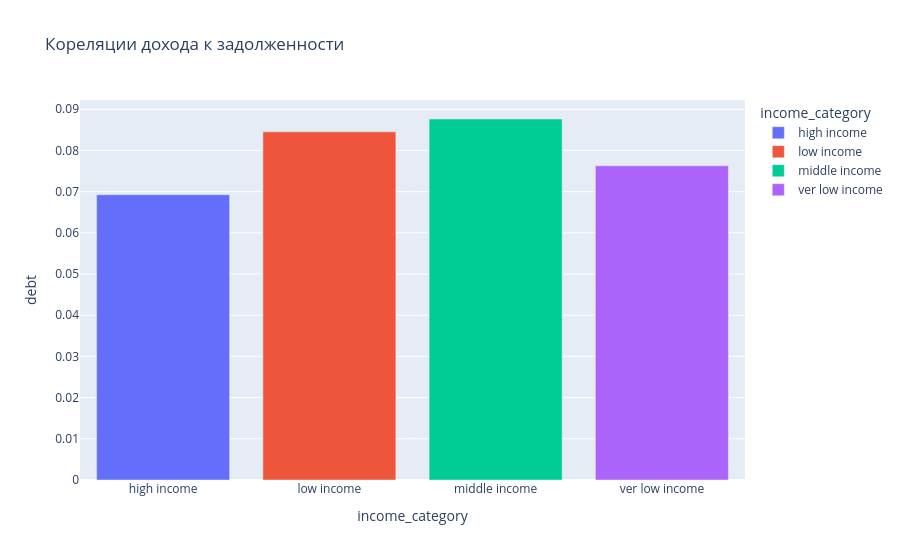

Here is the notebook cell this chart was saved with:
### Code cell
px.bar(df.groupby('income_category')['debt'].mean().reset_index(), 
       x='income_category', y='debt', 
       color='income_category', 
       title='Кореляции дохода к задолженности')

### Figure 1 — Plotly figure (JSON) as saved in the notebook; plotly's stock layout.template omitted (floating-point values rounded to 4 significant figures)
{"data": [{"hovertemplate": "income_category=%{x}<br>debt=%{y}<extra></extra>", "legendgroup": "high income", "marker": {"color": "#636efa", "pattern": {"shape": ""}}, "name": "high income", "orientation": "v", "showlegend": true, "textposition": "auto", "type": "bar", "x": ["high income"], "xaxis": "x", "y": [0.06925], "yaxis": "y"}, {"hovertemplate": "income_category=%{x}<br>debt=%{y}<extra></extra>", "legendgroup": "low income", "marker": {"color": "#EF553B", "pattern": {"shape": ""}}, "name": "low income", "orientation": "v", "showlegend": true, "textposition": "auto", "type": "bar", "x": ["low income"], "xaxis": "x", "y": [0.08452], "yaxis": "y"}, {"hovertemplate": "income_category=%{x}<br>debt=%{y}<extra></extra>", "legendgroup": "middle income", "marker": {"color": "#00cc96", "pattern": {"shape": ""}}, "name": "middle income", "orientation": "v", "showlegend": true, "textposition": "auto", "type": "bar", "x": ["middle income"], "xaxis": "x", "y": [0.08763], "yaxis": "y"}, {"hovertemplate": "income_category=%{x}<br>debt=%{y}<extra></extra>", "legendgroup": "ver low income", "marker": {"color": "#ab63fa", "pattern": {"shape": ""}}, "name": "ver low income", "orientation": "v", "showlegend": true, "textposition": "auto", "type": "bar", "x": ["ver low income"], "xaxis": "x", "y": [0.07628], "yaxis": "y"}], "layout": {"barmode": "relative", "legend": {"title": {"text": "income_category"}, "tracegroupgap": 0}, "title": {"text": "Кореляции дохода к задолженности"}, "xaxis": {"anchor": "y", "categoryarray": ["high income", "low income", "middle income", "ver low income"], "categoryorder": "array", "domain": [0, 1], "title": {"text": "income_category"}}, "yaxis": {"anchor": "x", "domain": [0, 1], "title": {"text": "debt"}}}}
